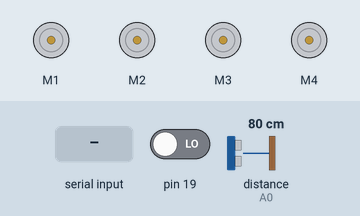
Bench run of a sketch on a simulated Arduino Mega 2560, built with avr-gcc and run on an emulated ATmega2560. On the bench: 4 × DC motor (green arrow = forward, orange = backward, longer = faster). Wiring (inferred from the names in the program): ultrasonic range finder: trigger A1; echo A0. The inputs (shaded band) are chosen by the test bench; at power-on: pin 19 LOW, distance to the obstacle (sensor on A0) 80 cm. The echo pulse lasts 58.3 µs per cm; what the sketch prints to the serial monitor is not drawn.

Above: at 2.2 s.
2.3 s: "F" received over the second serial link
At 3.5 s:
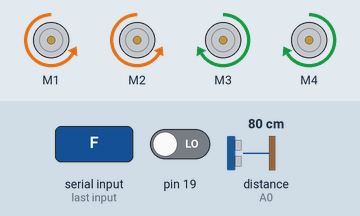
3.8 s: "B" received over the second serial link
At 4.7 s:
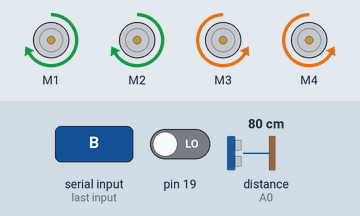
5.3 s: "L" received over the second serial link
At 5.9 s:
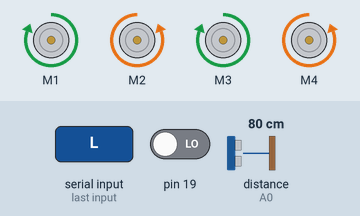
6.8 s: "R" received over the second serial link
At 7.1 s:
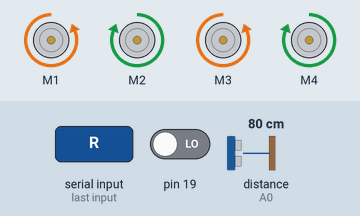
8.3 s: "S" received over the second serial link
At 9.4 s:
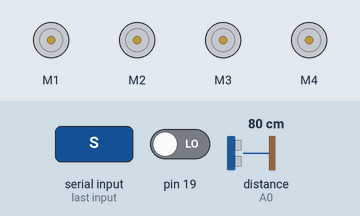
Timing chart, 0 to 11.3 s (numbered marks = the images above; inputs shaded):
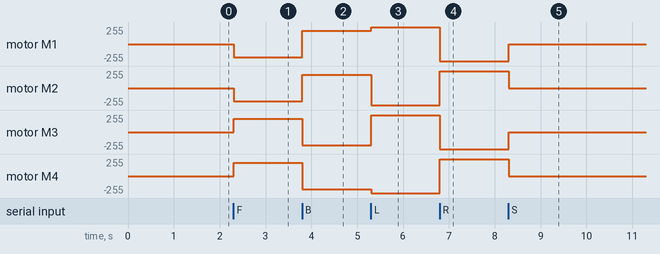

The sketch:

masterCom2.ino
```cpp
#include <AFMotor.h>
AF_DCMotor motor1(1);
AF_DCMotor motor2(2);
AF_DCMotor motor3(3);
AF_DCMotor motor4(4);

char data;
float speed = 255;

const int echoPinFront = A0;
const int echoPinLeft = A2;
const int echoPinRight = A3;
const int trigPinFront = A1;
float durationFront, durationLeft, durationRight;

struct DistanceMeasurements {
  float front;
  float gauche;
  float droite;
};


void serialEvent1() {
  while (Serial1.available()) {
    char btData = Serial1.read();
    data = btData;
    Serial.println("btdata : ");
    Serial.println(data);
    cmd();
  }
}

void serialEvent2() {
  while (Serial2.available()) {
    char piData = Serial2.read();
    data = piData;
    Serial.println("piData : ");
    Serial.println(data);
    cmd();
  }
}

DistanceMeasurements measureDistances() {
  digitalWrite(trigPinFront, LOW);
  delayMicroseconds(2);
  digitalWrite(trigPinFront, HIGH);
  delayMicroseconds(10);
  digitalWrite(trigPinFront, LOW);
//faire trois mesures prend trop de temps mais c'est la c'est prêt
  durationFront = pulseIn(echoPinFront, HIGH);
  //durationLeft = pulseIn(echoPinLeft, HIGH);
  //durationRight = pulseIn(echoPinRight, HIGH);

  float distanceF = (durationFront * 0.0343) / 2;
  //float distanceL = (durationLeft * 0.0343) / 2;
  //float distanceR = (durationRight * 0.0343) / 2;
  float distanceL = 0;
  float distanceR = 0;

  Serial.println("avant : ");
  Serial.println(distanceF);
  Serial.println("gauche : ");
  Serial.println(distanceL);
  Serial.println("droite : ");
  Serial.println(distanceR);
  DistanceMeasurements measurements = { distanceF, distanceL, distanceR };
  return measurements;
}

int obstacle = 0;
int avancer = 0;
int verrouGauche = 0;
int verrouDroite = 0;
DistanceMeasurements measurements = measureDistances();

void setup() {
  Serial.begin(115200);
  Serial1.begin(115200);
  Serial2.begin(115200);

  pinMode(trigPinFront, OUTPUT);
  pinMode(echoPinFront, INPUT);
  pinMode(echoPinLeft, INPUT);
  pinMode(echoPinRight, INPUT);

  attachInterrupt(digitalPinToInterrupt(19), serialEvent1, CHANGE);
  attachInterrupt(digitalPinToInterrupt(17), serialEvent2, CHANGE);
}

void loop() {
  capteurUTS();
  Serial.println("test");
}

void cmd() {
  switch (data) {
    case 'F':
      if (obstacle != 1) {
        avancer = 1;
        speed = 200;
        forward();
      } else {
        Serial.println("obstacle devant");
        avancer = 0;
      }
      break;
    case 'B':
      speed = 200;
      avancer = 0;
      backward();
      break;
    case 'L':
      avancer = 0;
      speed = 255;
      left();
      break;
    case 'R':
      avancer = 0;
      speed = 255;
      right();
      break;
    case 'S':
      stop();
      break;
    case '+':
      if (speed <= 200) {
        speed += 20;
        setMotorSpeed(speed);
      }
      break;
    case '-':
      if (speed >= 80) {
        speed -= 20;
        setMotorSpeed(speed);
      }
      break;
    case 'V':
      speed = 255;
      setMotorSpeed(speed);
      break;
    case 'M':
      speed = 177.5;
      setMotorSpeed(speed);
      break;
    default:
      stop();
      break;
  }
}

void capteurUTS() {
  measurements = measureDistances();
  if (measurements.front < 30 && measurements.front > 1) {
    obstacle = 1;
    // Serial.println("avant");
    if (avancer == 1) {
      stop();
    }
  } else {
    obstacle = 0;
  }
  // if (measurements.gauche < 30 && measurements.gauche > 1) {
  //   verrouGauche = 1;
  //   // Serial.println("gauche");
  // } else {
  //   verrouGauche = 0;
  // }
  // if (measurements.droite < 30 && measurements.droite > 1) {
  //   verrouDroite = 1;
  //   // Serial.println("droite");
  // } else {
  //   verrouDroite = 0;
  // }
}

// Fonction pour arrêter tous les moteurs
void stop() {
  setMotorSpeed(0);
  motor1.run(BRAKE);
  motor2.run(BRAKE);
  motor3.run(BRAKE);
  motor4.run(BRAKE);
}

// Fonction pour définir la vitesse de tous les moteurs
void setMotorSpeed(float spd) {
  motor1.setSpeed(spd);
  motor2.setSpeed(spd);
  motor3.setSpeed(spd);
  motor4.setSpeed(spd);
}

// Fonctions pour contrôler les mouvements du robot
void backward() {
  setMotorSpeed(speed);
  motor1.run(FORWARD);
  motor2.run(FORWARD);
  motor3.run(BACKWARD);
  motor4.run(BACKWARD);
}

void forward() {
  setMotorSpeed(speed);
  motor1.run(BACKWARD);
  motor2.run(BACKWARD);
  motor3.run(FORWARD);
  motor4.run(FORWARD);
}

void right() {
  setMotorSpeed(speed);
  motor1.run(BACKWARD);
  motor2.run(FORWARD);
  motor3.run(BACKWARD);
  motor4.run(FORWARD);
}

void left() {
  setMotorSpeed(speed);
  motor1.run(FORWARD);
  motor2.run(BACKWARD);
  motor3.run(FORWARD);
  motor4.run(BACKWARD);
}
```

Measured:
- after the input at 2.3 s, motor M1, motor M2: stopped → backward 200/255 at once; motor M3, motor M4: stopped → forward 200/255 at once
- after the input at 3.8 s, motor M1, motor M2: backward 200/255 → forward 200/255 at once; motor M3, motor M4: forward 200/255 → backward 200/255 at once
- after the input at 5.3 s, motor M1: forward 200/255 → forward 255/255 at once; motor M2: forward 200/255 → backward 255/255 at once; motor M3: backward 200/255 → forward 255/255 at once; motor M4: backward 200/255 → backward 255/255 at once
- after the input at 6.8 s, motor M1, motor M3: forward 255/255 → backward 255/255 at once; motor M2, motor M4: backward 255/255 → forward 255/255 at once
- after the input at 8.3 s, motor M1, motor M3: backward 255/255 → stopped at once; motor M2, motor M4: forward 255/255 → stopped at once
